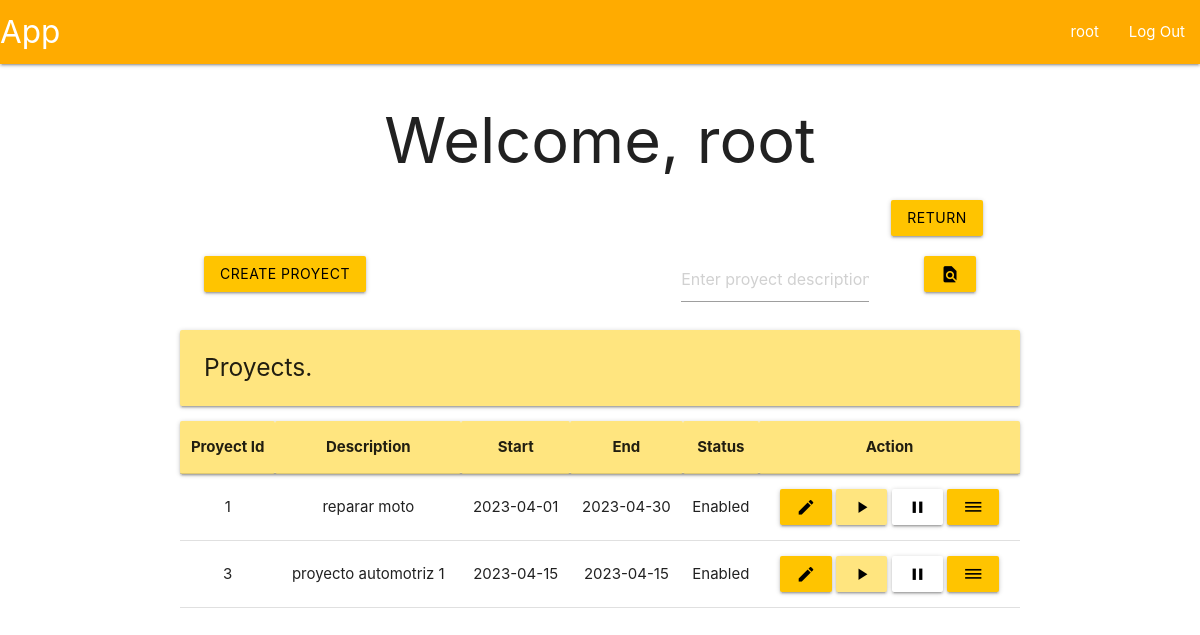
Screenshot of /root/proyects (signed in) with the database file from the repository.
### tables this page shows
CREATE TABLE user (
    id INTEGER PRIMARY KEY AUTOINCREMENT,
    username TEXT UNIQUE NOT NULL,
    firstname TEXT NOT NULL,
    secondname TEXT NOT NULL,
    password TEXT NOT NULL,
    roleId INTEGER,
    proyId INTEGER,
    auth INTEGER,

    FOREIGN KEY (roleId) REFERENCES roles(id),
    FOREIGN KEY (proyId) REFERENCES proyect(id)
);

CREATE TABLE proyect (
    id INTEGER PRIMARY KEY AUTOINCREMENT,
    description TEXT UNIQUE NOT NULL,
    start DATE NOT NULL,
    end DATE NOT NULL,
    statusId INTEGER,

    FOREIGN KEY (statusId) REFERENCES proyectStatus(id)
);

CREATE TABLE proyectStatus (
    id INTEGER PRIMARY KEY AUTOINCREMENT,
    name TEXT NOT NULL
);

### app/proyectView.py (the view, shortened to what this page needs)
@bp.route('/proyects', methods=('POST', 'GET'))
@modifyProyect_required
def proyectView():
    db = get_db()
    flag = False
    if not flag:
        proyects = db.execute(
            """SELECT
                p.id,
                p.description as description,
                p.start as start,
                p.end as end,
                s.name as status
               FROM proyect p
               INNER JOIN proyectStatus s ON p.statusId = s.id"""
        ).fetchall()
    return render_template('proyect/proyectView.html', proyects=proyects)

### app/auth.py (called while the page is built)
@bp.before_app_request
def load_logged_in_user():
    user_id = session.get('user_id')
    if user_id is None:
        g.user = None
    else:
        g.user = get_db().execute(
            "SELECT * FROM user WHERE id = ?",
            (user_id,)
        ).fetchone()

def modifyProyect_required(view):
    @functools.wraps(view)
    def wrapped_view(**kwargs):
        if g.user is None:
            return redirect(url_for('auth.login'))
        elif g.user['roleId'] != 1 and g.user['roleId'] != 3:
            return redirect(url_for('user.profile'))
        return view(**kwargs)
    return wrapped_view

### app/db.py (called while the page is built)
def get_db():
    if 'db' not in g:
        g.db = sqlite3.connect(
            current_app.config['DATABASE'],
            detect_types = sqlite3.PARSE_DECLTYPES
        )
        g.db.row_factory = sqlite3.Row
    return g.db

### app/templates/proyect/proyectView.html (shortened to what this page needs)
{% extends 'base.html' %}
{% block header %}
  <h1>{% block title %}Welcome, {{ g.user['username'] }}{% endblock %}</h1>
{% endblock %}
{% block content %}
{% if g.user['roleId'] == 1 %}
<div class="row">
    <form method="POST">
        <div class="col s1 offset-s10">
            <button class="btn amber accent-3 black-text" type="submit" value="return" name="return">Return</button>
        </div>
    </form>
</div>
{% endif %}
<div class="row">
  <form method="POST">
    <div class="col s3">
      <button class="btn amber accent-3 black-text" type="submit" value="create-proyect" name="create-proyect">Create proyect</button>
    </div>
  </form>
  <form method="POST">
    <div class="col s3 offset-s4">
      <input placeholder="Enter proyect description" name="find-proyect" id="proyect">
    </div>
    <div class="col s2">
      <button class="btn amber accent-3 black-text">
        <i class="material-icons">find_in_page</i>
      </button>
    </div>
  </form>
</div>
<div class="left-align">
    <h5 class="card-panel amber accent-1">Proyects.</h5>
</div>
<table class="centered">
    <thead class="card-panel amber accent-1">
      <tr>
        <th>Proyect Id</th>
        <th>Description</th>
        <th>Start</th>
        <th>End</th>
        <th>Status</th>
        <th>Action</th>
      </tr>
    </thead>
    <tbody>
      {% for proyect in proyects %}
        <tr>
          <td>{{ proyect['id'] }}</td>
          <td>{{ proyect['description']}}</td>
          <td>{{ proyect['start'] }}</td>
          <td>{{ proyect['end'] }}</td>
          <td>{{ proyect['status'] }}</td>
          <td>
            <form method="POST">
                <button class="btn amber accent-3 black-text" type="submit" name="modify-proyect" value="{{ proyect['id'] }}">
                  <i class="material-icons">edit</i>
                </button>
                <button class="btn amber accent-1 black-text" type="submit" name="enable-proyect" value="{{ proyect['id'] }}">
                  <i class="material-icons">play_arrow</i>
                </button>
                <button class="btn white black-text" type="submit" name="close-proyect" value="{{ proyect['id'] }}">
                  <i class="material-icons">pause</i>
                </button>
                <button class="btn amber accent-3 black-text" type="submit" name="detail" value="{{ proyect['id'] }}">
                  <i class="material-icons">dehaze</i>
                </button>
            </form>
          </td>
        </tr>
      {% endfor %}
    </tbody>
  </table>
{% endblock %}

### app/templates/base.html (shortened to what this page needs)
<!DOCTYPE html>
<link rel="stylesheet" href="{{ url_for('static', filename='materialize.css') }}">
<link rel="stylesheet" href="{{ url_for('static', filename='style.css') }}">
<nav>
    <div class="nav-wrapper amber accent-4">
      <a href="#" class="brand-logo">App</a>
      <ul class="right hide-n black-text text-black">
        {% if g.user %}
            <li><a href="{{ url_for('user.profile')}}">{{ g.user['username'] }}</span></a>
            <li><a href="{{ url_for('auth.logout') }}">Log Out</a>
        {% else %}
            <li><a href="{{ url_for('auth.register') }}">Register</a>
            <li><a href="{{ url_for('auth.login') }}">Log In</a>
        {% endif %}
      </ul>
    </div>
</nav>
<section class="content container center-align">
    <header>
        {% block header %}{% endblock %}
    </header>
    {% block content %}{% endblock %}
</section>

### rows the page displays
user: user.username "root"
proyect: id "1", description "reparar moto", start "2023-04-01", end "2023-04-30", status "Enabled"
proyect: id "3", description "proyecto automotriz 1", start "2023-04-15", end "2023-04-15", status "Enabled"
